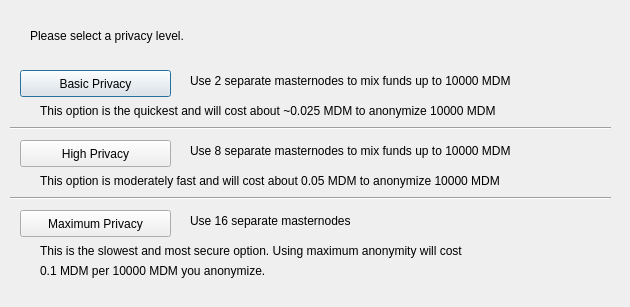
<?xml version="1.0" encoding="UTF-8"?>
<ui version="4.0">
 <class>ObfuscationConfig</class>
 <widget class="QDialog" name="ObfuscationConfig">
  <property name="geometry">
   <rect>
    <x>0</x>
    <y>0</y>
    <width>630</width>
    <height>307</height>
   </rect>
  </property>
  <property name="windowTitle">
   <string>Configure Obfuscation</string>
  </property>
  <widget class="QPushButton" name="buttonBasic">
   <property name="geometry">
    <rect>
     <x>20</x>
     <y>70</y>
     <width>151</width>
     <height>27</height>
    </rect>
   </property>
   <property name="text">
    <string>Basic Privacy</string>
   </property>
  </widget>
  <widget class="QPushButton" name="buttonHigh">
   <property name="geometry">
    <rect>
     <x>20</x>
     <y>140</y>
     <width>151</width>
     <height>27</height>
    </rect>
   </property>
   <property name="text">
    <string>High Privacy</string>
   </property>
  </widget>
  <widget class="QPushButton" name="buttonMax">
   <property name="geometry">
    <rect>
     <x>20</x>
     <y>210</y>
     <width>151</width>
     <height>27</height>
    </rect>
   </property>
   <property name="text">
    <string>Maximum Privacy</string>
   </property>
  </widget>
  <widget class="QLabel" name="label">
   <property name="geometry">
    <rect>
     <x>30</x>
     <y>20</y>
     <width>571</width>
     <height>31</height>
    </rect>
   </property>
   <property name="text">
    <string>Please select a privacy level.</string>
   </property>
  </widget>
  <widget class="QLabel" name="label_2">
   <property name="geometry">
    <rect>
     <x>190</x>
     <y>70</y>
     <width>421</width>
     <height>21</height>
    </rect>
   </property>
   <property name="text">
    <string>Use 2 separate masternodes to mix funds up to 10000 MDM</string>
   </property>
  </widget>
  <widget class="QLabel" name="label_3">
   <property name="geometry">
    <rect>
     <x>190</x>
     <y>140</y>
     <width>411</width>
     <height>21</height>
    </rect>
   </property>
   <property name="text">
    <string>Use 8 separate masternodes to mix funds up to 10000 MDM</string>
   </property>
  </widget>
  <widget class="QLabel" name="label_4">
   <property name="geometry">
    <rect>
     <x>190</x>
     <y>210</y>
     <width>421</width>
     <height>21</height>
    </rect>
   </property>
   <property name="text">
    <string>Use 16 separate masternodes</string>
   </property>
  </widget>
  <widget class="QLabel" name="label_6">
   <property name="geometry">
    <rect>
     <x>40</x>
     <y>100</y>
     <width>561</width>
     <height>21</height>
    </rect>
   </property>
   <property name="text">
    <string>This option is the quickest and will cost about ~0.025 MDM to anonymize 10000 MDM</string>
   </property>
  </widget>
  <widget class="QLabel" name="label_7">
   <property name="geometry">
    <rect>
     <x>40</x>
     <y>170</y>
     <width>561</width>
     <height>21</height>
    </rect>
   </property>
   <property name="text">
    <string>This option is moderately fast and will cost about 0.05 MDM to anonymize 10000 MDM</string>
   </property>
  </widget>
  <widget class="QLabel" name="label_8">
   <property name="geometry">
    <rect>
     <x>40</x>
     <y>240</y>
     <width>561</width>
     <height>21</height>
    </rect>
   </property>
   <property name="text">
    <string>This is the slowest and most secure option. Using maximum anonymity will cost</string>
   </property>
  </widget>
  <widget class="QLabel" name="label_9">
   <property name="geometry">
    <rect>
     <x>40</x>
     <y>260</y>
     <width>561</width>
     <height>21</height>
    </rect>
   </property>
   <property name="text">
    <string>0.1 MDM per 10000 MDM you anonymize.</string>
   </property>
  </widget>
  <widget class="Line" name="line">
   <property name="geometry">
    <rect>
     <x>10</x>
     <y>120</y>
     <width>601</width>
     <height>16</height>
    </rect>
   </property>
   <property name="orientation">
    <enum>Qt::Horizontal</enum>
   </property>
  </widget>
  <widget class="Line" name="line_2">
   <property name="geometry">
    <rect>
     <x>10</x>
     <y>190</y>
     <width>601</width>
     <height>16</height>
    </rect>
   </property>
   <property name="orientation">
    <enum>Qt::Horizontal</enum>
   </property>
  </widget>
 </widget>
 <resources/>
 <connections/>
</ui>
